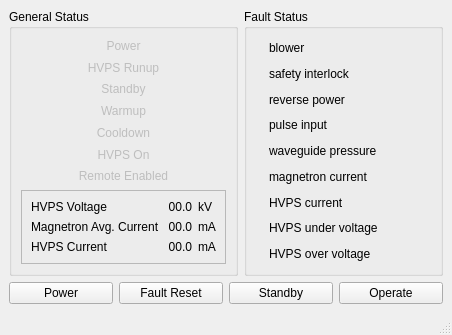
<?xml version="1.0" encoding="UTF-8"?>
<ui version="4.0">
 <class>MainWindow</class>
 <widget class="QMainWindow" name="MainWindow">
  <property name="geometry">
   <rect>
    <x>0</x>
    <y>0</y>
    <width>452</width>
    <height>335</height>
   </rect>
  </property>
  <property name="windowTitle">
   <string>MainWindow</string>
  </property>
  <widget class="QWidget" name="centralwidget">
   <layout class="QVBoxLayout" name="verticalLayout_3">
    <item>
     <layout class="QHBoxLayout" name="horizontalLayout_13">
      <item>
       <widget class="QGroupBox" name="statusBox">
        <property name="title">
         <string>General Status</string>
        </property>
        <layout class="QVBoxLayout" name="verticalLayout_2">
         <item>
          <widget class="QLabel" name="powerLabel">
           <property name="enabled">
            <bool>false</bool>
           </property>
           <property name="text">
            <string>Power</string>
           </property>
           <property name="alignment">
            <set>Qt::AlignCenter</set>
           </property>
          </widget>
         </item>
         <item>
          <widget class="QLabel" name="runupLabel">
           <property name="enabled">
            <bool>false</bool>
           </property>
           <property name="text">
            <string>HVPS Runup</string>
           </property>
           <property name="alignment">
            <set>Qt::AlignCenter</set>
           </property>
          </widget>
         </item>
         <item>
          <widget class="QLabel" name="standbyLabel">
           <property name="enabled">
            <bool>false</bool>
           </property>
           <property name="text">
            <string>Standby</string>
           </property>
           <property name="alignment">
            <set>Qt::AlignCenter</set>
           </property>
          </widget>
         </item>
         <item>
          <widget class="QLabel" name="warmupLabel">
           <property name="enabled">
            <bool>false</bool>
           </property>
           <property name="text">
            <string>Warmup</string>
           </property>
           <property name="alignment">
            <set>Qt::AlignCenter</set>
           </property>
          </widget>
         </item>
         <item>
          <widget class="QLabel" name="cooldownLabel">
           <property name="enabled">
            <bool>false</bool>
           </property>
           <property name="text">
            <string>Cooldown</string>
           </property>
           <property name="alignment">
            <set>Qt::AlignCenter</set>
           </property>
          </widget>
         </item>
         <item>
          <widget class="QLabel" name="hvpsOnLabel">
           <property name="enabled">
            <bool>false</bool>
           </property>
           <property name="text">
            <string>HVPS On</string>
           </property>
           <property name="alignment">
            <set>Qt::AlignCenter</set>
           </property>
          </widget>
         </item>
         <item>
          <widget class="QLabel" name="remoteEnabledLabel">
           <property name="enabled">
            <bool>false</bool>
           </property>
           <property name="text">
            <string>Remote Enabled</string>
           </property>
           <property name="alignment">
            <set>Qt::AlignCenter</set>
           </property>
          </widget>
         </item>
         <item>
          <widget class="QFrame" name="frame">
           <property name="frameShape">
            <enum>QFrame::StyledPanel</enum>
           </property>
           <property name="frameShadow">
            <enum>QFrame::Raised</enum>
           </property>
           <layout class="QGridLayout" name="gridLayout">
            <item row="0" column="0">
             <widget class="QLabel" name="hvpsVoltageTitle">
              <property name="text">
               <string>HVPS Voltage </string>
              </property>
             </widget>
            </item>
            <item row="0" column="1">
             <widget class="QLabel" name="hvpsVoltageValue">
              <property name="text">
               <string>00.0</string>
              </property>
              <property name="alignment">
               <set>Qt::AlignRight|Qt::AlignTrailing|Qt::AlignVCenter</set>
              </property>
             </widget>
            </item>
            <item row="0" column="2">
             <widget class="QLabel" name="hvpsVoltateUnits">
              <property name="sizePolicy">
               <sizepolicy hsizetype="Minimum" vsizetype="Preferred">
                <horstretch>0</horstretch>
                <verstretch>0</verstretch>
               </sizepolicy>
              </property>
              <property name="text">
               <string>kV</string>
              </property>
             </widget>
            </item>
            <item row="1" column="0">
             <widget class="QLabel" name="magCurrentTitle">
              <property name="text">
               <string>Magnetron Avg. Current </string>
              </property>
             </widget>
            </item>
            <item row="1" column="1">
             <widget class="QLabel" name="magCurrentValue">
              <property name="text">
               <string>00.0</string>
              </property>
              <property name="alignment">
               <set>Qt::AlignRight|Qt::AlignTrailing|Qt::AlignVCenter</set>
              </property>
             </widget>
            </item>
            <item row="1" column="2">
             <widget class="QLabel" name="magCurrentUnits">
              <property name="sizePolicy">
               <sizepolicy hsizetype="Minimum" vsizetype="Preferred">
                <horstretch>0</horstretch>
                <verstretch>0</verstretch>
               </sizepolicy>
              </property>
              <property name="text">
               <string>mA</string>
              </property>
             </widget>
            </item>
            <item row="2" column="0">
             <widget class="QLabel" name="label">
              <property name="text">
               <string>HVPS Current</string>
              </property>
             </widget>
            </item>
            <item row="2" column="1">
             <widget class="QLabel" name="hvpsCurrentValue">
              <property name="text">
               <string>00.0</string>
              </property>
              <property name="alignment">
               <set>Qt::AlignRight|Qt::AlignTrailing|Qt::AlignVCenter</set>
              </property>
             </widget>
            </item>
            <item row="2" column="2">
             <widget class="QLabel" name="label_3">
              <property name="sizePolicy">
               <sizepolicy hsizetype="Minimum" vsizetype="Preferred">
                <horstretch>0</horstretch>
                <verstretch>0</verstretch>
               </sizepolicy>
              </property>
              <property name="text">
               <string>mA</string>
              </property>
             </widget>
            </item>
           </layout>
          </widget>
         </item>
        </layout>
       </widget>
      </item>
      <item>
       <widget class="QGroupBox" name="faultStatusBox">
        <property name="title">
         <string>Fault Status</string>
        </property>
        <layout class="QVBoxLayout" name="verticalLayout">
         <item>
          <layout class="QHBoxLayout" name="horizontalLayout">
           <item>
            <widget class="QLabel" name="blowerFaultIcon">
             <property name="sizePolicy">
              <sizepolicy hsizetype="Preferred" vsizetype="Preferred">
               <horstretch>0</horstretch>
               <verstretch>0</verstretch>
              </sizepolicy>
             </property>
             <property name="text">
              <string/>
             </property>
             <property name="pixmap">
              <pixmap resource="ka_xmitctl.qrc">:/greenLED.png</pixmap>
             </property>
            </widget>
           </item>
           <item>
            <widget class="QLabel" name="blowerFaultLabel">
             <property name="sizePolicy">
              <sizepolicy hsizetype="Preferred" vsizetype="Preferred">
               <horstretch>0</horstretch>
               <verstretch>0</verstretch>
              </sizepolicy>
             </property>
             <property name="text">
              <string>blower</string>
             </property>
            </widget>
           </item>
           <item>
            <spacer name="horizontalSpacer_2">
             <property name="orientation">
              <enum>Qt::Horizontal</enum>
             </property>
             <property name="sizeHint" stdset="0">
              <size>
               <width>40</width>
               <height>20</height>
              </size>
             </property>
            </spacer>
           </item>
          </layout>
         </item>
         <item>
          <layout class="QHBoxLayout" name="horizontalLayout_3">
           <item>
            <widget class="QLabel" name="interlockFaultIcon">
             <property name="sizePolicy">
              <sizepolicy hsizetype="Preferred" vsizetype="Preferred">
               <horstretch>0</horstretch>
               <verstretch>0</verstretch>
              </sizepolicy>
             </property>
             <property name="text">
              <string/>
             </property>
             <property name="pixmap">
              <pixmap resource="ka_xmitctl.qrc">:/greenLED.png</pixmap>
             </property>
            </widget>
           </item>
           <item>
            <widget class="QLabel" name="interlockFaultLabel">
             <property name="text">
              <string>safety interlock</string>
             </property>
            </widget>
           </item>
           <item>
            <spacer name="horizontalSpacer_3">
             <property name="orientation">
              <enum>Qt::Horizontal</enum>
             </property>
             <property name="sizeHint" stdset="0">
              <size>
               <width>0</width>
               <height>0</height>
              </size>
             </property>
            </spacer>
           </item>
          </layout>
         </item>
         <item>
          <layout class="QHBoxLayout" name="horizontalLayout_6">
           <item>
            <widget class="QLabel" name="revPowerFaultIcon">
             <property name="text">
              <string/>
             </property>
             <property name="pixmap">
              <pixmap resource="ka_xmitctl.qrc">:/greenLED.png</pixmap>
             </property>
            </widget>
           </item>
           <item>
            <widget class="QLabel" name="revPowerFaultLabel">
             <property name="text">
              <string>reverse power</string>
             </property>
            </widget>
           </item>
           <item>
            <spacer name="horizontalSpacer_4">
             <property name="orientation">
              <enum>Qt::Horizontal</enum>
             </property>
             <property name="sizeHint" stdset="0">
              <size>
               <width>0</width>
               <height>0</height>
              </size>
             </property>
            </spacer>
           </item>
          </layout>
         </item>
         <item>
          <layout class="QHBoxLayout" name="horizontalLayout_7">
           <item>
            <widget class="QLabel" name="pulseInputFaultIcon">
             <property name="text">
              <string/>
             </property>
             <property name="pixmap">
              <pixmap resource="ka_xmitctl.qrc">:/greenLED.png</pixmap>
             </property>
            </widget>
           </item>
           <item>
            <widget class="QLabel" name="pulseInputFaultLabel">
             <property name="text">
              <string>pulse input</string>
             </property>
            </widget>
           </item>
           <item>
            <spacer name="horizontalSpacer_5">
             <property name="orientation">
              <enum>Qt::Horizontal</enum>
             </property>
             <property name="sizeHint" stdset="0">
              <size>
               <width>0</width>
               <height>0</height>
              </size>
             </property>
            </spacer>
           </item>
          </layout>
         </item>
         <item>
          <layout class="QHBoxLayout" name="horizontalLayout_9">
           <item>
            <widget class="QLabel" name="wgPresFaultIcon">
             <property name="text">
              <string/>
             </property>
             <property name="pixmap">
              <pixmap resource="ka_xmitctl.qrc">:/greenLED.png</pixmap>
             </property>
            </widget>
           </item>
           <item>
            <widget class="QLabel" name="wgPresFaultLabel">
             <property name="text">
              <string>waveguide pressure</string>
             </property>
            </widget>
           </item>
           <item>
            <spacer name="horizontalSpacer_7">
             <property name="orientation">
              <enum>Qt::Horizontal</enum>
             </property>
             <property name="sizeHint" stdset="0">
              <size>
               <width>0</width>
               <height>0</height>
              </size>
             </property>
            </spacer>
           </item>
          </layout>
         </item>
         <item>
          <layout class="QHBoxLayout" name="horizontalLayout_2">
           <item>
            <widget class="QLabel" name="magCurrFaultIcon">
             <property name="sizePolicy">
              <sizepolicy hsizetype="Preferred" vsizetype="Preferred">
               <horstretch>0</horstretch>
               <verstretch>0</verstretch>
              </sizepolicy>
             </property>
             <property name="text">
              <string/>
             </property>
             <property name="pixmap">
              <pixmap resource="ka_xmitctl.qrc">:/greenLED.png</pixmap>
             </property>
            </widget>
           </item>
           <item>
            <widget class="QLabel" name="magCurrFaultLabel">
             <property name="text">
              <string>magnetron current</string>
             </property>
            </widget>
           </item>
           <item>
            <spacer name="horizontalSpacer">
             <property name="orientation">
              <enum>Qt::Horizontal</enum>
             </property>
             <property name="sizeHint" stdset="0">
              <size>
               <width>0</width>
               <height>0</height>
              </size>
             </property>
            </spacer>
           </item>
          </layout>
         </item>
         <item>
          <layout class="QHBoxLayout" name="horizontalLayout_8">
           <item>
            <widget class="QLabel" name="hvpsCurrFaultIcon">
             <property name="text">
              <string/>
             </property>
             <property name="pixmap">
              <pixmap resource="ka_xmitctl.qrc">:/greenLED.png</pixmap>
             </property>
            </widget>
           </item>
           <item>
            <widget class="QLabel" name="hvpsCurrFaultLabel">
             <property name="text">
              <string>HVPS current</string>
             </property>
            </widget>
           </item>
           <item>
            <spacer name="horizontalSpacer_6">
             <property name="orientation">
              <enum>Qt::Horizontal</enum>
             </property>
             <property name="sizeHint" stdset="0">
              <size>
               <width>0</width>
               <height>0</height>
              </size>
             </property>
            </spacer>
           </item>
          </layout>
         </item>
         <item>
          <layout class="QHBoxLayout" name="horizontalLayout_11">
           <item>
            <widget class="QLabel" name="hvpsUnderVFaultIcon">
             <property name="text">
              <string/>
             </property>
             <property name="pixmap">
              <pixmap resource="ka_xmitctl.qrc">:/greenLED.png</pixmap>
             </property>
            </widget>
           </item>
           <item>
            <widget class="QLabel" name="hvpsUnderVFaultLabel">
             <property name="text">
              <string>HVPS under voltage</string>
             </property>
            </widget>
           </item>
           <item>
            <spacer name="horizontalSpacer_8">
             <property name="orientation">
              <enum>Qt::Horizontal</enum>
             </property>
             <property name="sizeHint" stdset="0">
              <size>
               <width>0</width>
               <height>0</height>
              </size>
             </property>
            </spacer>
           </item>
          </layout>
         </item>
         <item>
          <layout class="QHBoxLayout" name="horizontalLayout_12">
           <item>
            <widget class="QLabel" name="hvpsOverVFaultIcon">
             <property name="text">
              <string/>
             </property>
             <property name="pixmap">
              <pixmap resource="ka_xmitctl.qrc">:/greenLED.png</pixmap>
             </property>
            </widget>
           </item>
           <item>
            <widget class="QLabel" name="hvpsOverVFaultLabel">
             <property name="text">
              <string>HVPS over voltage</string>
             </property>
            </widget>
           </item>
           <item>
            <spacer name="horizontalSpacer_9">
             <property name="orientation">
              <enum>Qt::Horizontal</enum>
             </property>
             <property name="sizeHint" stdset="0">
              <size>
               <width>0</width>
               <height>0</height>
              </size>
             </property>
            </spacer>
           </item>
          </layout>
         </item>
        </layout>
       </widget>
      </item>
     </layout>
    </item>
    <item>
     <layout class="QHBoxLayout" name="horizontalLayout_14">
      <item>
       <widget class="QPushButton" name="powerButton">
        <property name="text">
         <string>Power</string>
        </property>
       </widget>
      </item>
      <item>
       <widget class="QPushButton" name="faultResetButton">
        <property name="text">
         <string>Fault Reset</string>
        </property>
       </widget>
      </item>
      <item>
       <widget class="QPushButton" name="pushButton_3">
        <property name="text">
         <string>Standby</string>
        </property>
       </widget>
      </item>
      <item>
       <widget class="QPushButton" name="pushButton_4">
        <property name="text">
         <string>Operate</string>
        </property>
       </widget>
      </item>
     </layout>
    </item>
   </layout>
  </widget>
  <widget class="QStatusBar" name="statusbar"/>
  <action name="actionExit">
   <property name="text">
    <string>Exit</string>
   </property>
  </action>
 </widget>
 <resources>
  <include location="ka_xmitctl.qrc"/>
 </resources>
 <connections>
  <connection>
   <sender>powerButton</sender>
   <signal>clicked()</signal>
   <receiver>MainWindow</receiver>
   <slot>powerClicked()</slot>
   <hints>
    <hint type="sourcelabel">
     <x>49</x>
     <y>287</y>
    </hint>
    <hint type="destinationlabel">
     <x>91</x>
     <y>352</y>
    </hint>
   </hints>
  </connection>
  <connection>
   <sender>faultResetButton</sender>
   <signal>clicked()</signal>
   <receiver>MainWindow</receiver>
   <slot>faultResetClicked()</slot>
   <hints>
    <hint type="sourcelabel">
     <x>163</x>
     <y>287</y>
    </hint>
    <hint type="destinationlabel">
     <x>169</x>
     <y>367</y>
    </hint>
   </hints>
  </connection>
  <connection>
   <sender>pushButton_3</sender>
   <signal>clicked()</signal>
   <receiver>MainWindow</receiver>
   <slot>standbyClicked()</slot>
   <hints>
    <hint type="sourcelabel">
     <x>276</x>
     <y>290</y>
    </hint>
    <hint type="destinationlabel">
     <x>277</x>
     <y>384</y>
    </hint>
   </hints>
  </connection>
  <connection>
   <sender>pushButton_4</sender>
   <signal>clicked()</signal>
   <receiver>MainWindow</receiver>
   <slot>operateClicked()</slot>
   <hints>
    <hint type="sourcelabel">
     <x>373</x>
     <y>288</y>
    </hint>
    <hint type="destinationlabel">
     <x>375</x>
     <y>366</y>
    </hint>
   </hints>
  </connection>
 </connections>
 <slots>
  <slot>powerClicked()</slot>
  <slot>faultResetClicked()</slot>
  <slot>standbyClicked()</slot>
  <slot>operateClicked()</slot>
 </slots>
</ui>
